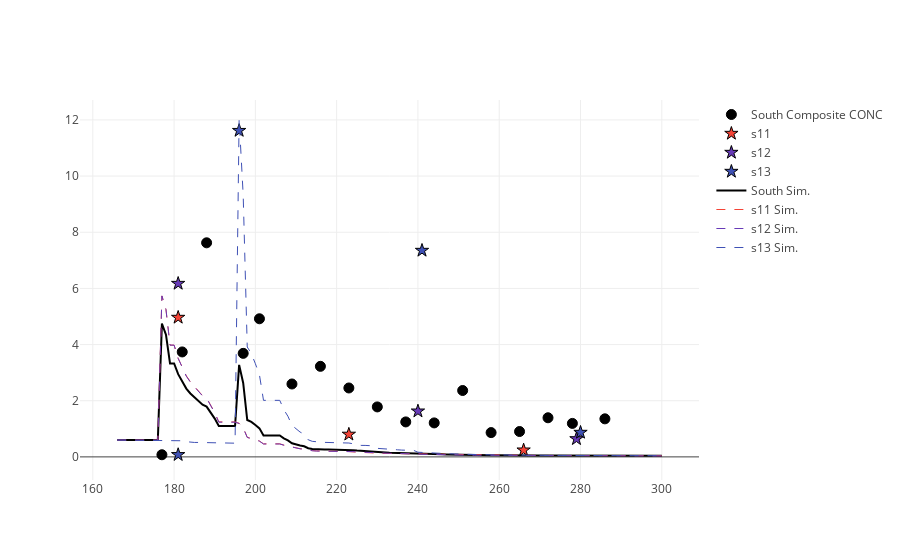

The cell this chart's notebook holds for it:
### Code cell
%matplotlib inline
import plotlycred
figname = 'Soils' + variable + transect + '.png'

online = False
if online:
    # fig = py.iplot(data) 
    fig = go.Figure(data=data) # , layout=layout)
    py.image.save_as(fig, filename=figname)
else:
    iplot(data)

### Figure 1 — Plotly figure (JSON) as saved in the notebook; plotly's stock layout.template omitted (floating-point values rounded to 4 significant figures; data arrays with more than 128 entries replaced by an {"elided": "..."} marker saying what was removed)
{"data": [{"marker": {"color": "black", "line": {"color": "black", "width": 1}, "size": 10, "symbol": "circle"}, "mode": "markers", "name": "South Composite CONC", "type": "scatter", "x": {"elided": "135 int values"}, "y": {"elided": "135 float values"}}, {"marker": {"color": "#F44336", "line": {"color": "black", "width": 1}, "size": 10, "symbol": "star"}, "mode": "markers", "name": "s11", "type": "scatter", "x": {"elided": "135 int values"}, "y": {"elided": "135 float values"}}, {"marker": {"color": "#673AB7", "line": {"color": "black", "width": 1}, "size": 10, "symbol": "star"}, "mode": "markers", "name": "s12", "type": "scatter", "x": {"elided": "135 int values"}, "y": {"elided": "135 float values"}}, {"marker": {"color": "#3F51B5", "line": {"color": "black", "width": 1}, "size": 10, "symbol": "star"}, "mode": "markers", "name": "s13", "type": "scatter", "x": {"elided": "135 int values"}, "y": {"elided": "135 float values"}}, {"marker": {"color": "black"}, "mode": "lines", "name": "South Sim.", "type": "scatter", "x": {"elided": "135 int values"}, "y": {"elided": "135 float values"}}, {"line": {"color": "#F44336", "dash": "dash", "width": 1}, "name": "s11 Sim.", "type": "scatter", "x": {"elided": "135 int values"}, "y": {"elided": "135 float values"}}, {"line": {"color": "#673AB7", "dash": "dash", "width": 1}, "name": "s12 Sim.", "type": "scatter", "x": {"elided": "135 int values"}, "y": {"elided": "135 float values"}}, {"line": {"color": "#3F51B5", "dash": "dash", "width": 1}, "name": "s13 Sim.", "type": "scatter", "x": {"elided": "135 int values"}, "y": {"elided": "135 float values"}}], "layout": {}}
